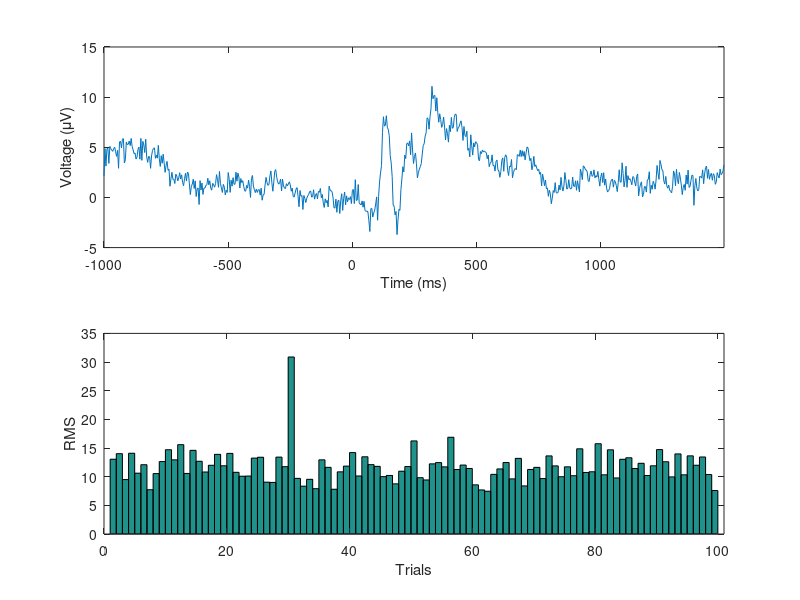

Recreate this plot in MATLAB. (Note: this script raises an error after producing the figure.)
%% Matlab for Brain and Cognitive Scientists
% Matlab code for Chapter 21
% Mike X Cohen
% 
% This code accompanies the book 
%      "Matlab for Brain and Cognitive Scientists" (MIT Press, 2017).
% Using the code without following the book may lead to confusion, 
% incorrect data analyses, and misinterpretations of results. 
% Mike X Cohen assumes no responsibility for incorrect use of this code. 

%% basic RMS on empirical data

load eeg1

% compute RMS. pretty simple.
rmsx = sqrt( mean( eeg.^2 ,1) );

% plot the time-domain average response
figure(1), clf
subplot(211)
plot(EEGtime,mean(eeg,2))
xlabel('Time (ms)')
ylabel('Voltage (\muV)')
set(gca,'xlim',EEGtime([1 end]))

% bar plot of the RMS per trial. Notice anything striking?
subplot(212)
bar(rmsx,'histc')
ylabel('RMS')
xlabel('Trials')
set(gca,'xlim',[0 size(eeg,2)+2])

%% RMS over space per time point

load ../sampleEEGdata

% compute RMS per trial or on trial-average
rmsx_trials = squeeze( sqrt( mean( EEG.data.^2 ,1) ) );
rmsx_averag = squeeze( sqrt( mean( mean(EEG.data,3).^2 ,1) ) );

% and plot
figure(2), clf
plot(EEG.times,mean(rmsx_trials,2),EEG.times,rmsx_averag)
legend({'All trials';'Trial average'})
xlabel('Time (ms)'), ylabel('\muV^2')

%% DFA on human task data

% load data
load behaviorData.mat

N = length(perfdat);

% setup parameters
nScales = 20;
ranges  = [1 400]*srate;
scales  = ceil(logspace(log10(ranges(1)),log10(ranges(2)),nScales));
rmses   = zeros(size(scales));

% plot the data
figure(3), clf
subplot(211)
plot(timevec/60,perfdat)
xlabel('Time (minutes)'), ylabel('Performance')
set(gca,'ytick',[-1 1],'yticklabel',{'error';'correct'},'ylim',[-1.1 1.1],'xlim',timevec([1 end])/60)

% integrate data
perfdat = cumsum(perfdat(:)-mean(perfdat));

% and show that for comparison
subplot(212)
plot(timevec/60,perfdat)
set(gca,'xlim',timevec([1 end])/60)
xlabel('Time (minutes)')


% qualitative demonstration of self-similar behavior
figure(4), clf
for i=1:4
    subplot(4,1,i)
    plot(timevec/60,detrend(perfdat))
end
%
subplot(411), set(gca,'xlim',[0 40])
subplot(412), set(gca,'xlim',[25 29])
subplot(413), set(gca,'xlim',[27 27.4])
subplot(414), set(gca,'xlim',[27.2 27.24])

%% an aside on detrend...

% 200 points, because why not?
n = 200;

% random noise plus a linear trend
d = randn(1,n) + linspace(-3,10,n);

figure(5), clf
plot(1:n,d, 1:n, detrend(d) )
legend({'Original';'Detrended'})

%% compute RMS over different time scales

%
for scalei = 1:length(scales)
    
    % epoch
    n = floor(N/scales(scalei)); % number of epochs
    epochs = reshape( perfdat(1:n*scales(scalei)) ,scales(scalei),n)';
    
    % detrend
    depochs = detrend(epochs')';
    % note the effect of detrending:
    %clf, subplot(211), plot(epochs'), subplot(212), plot(depochs')
    
    % RMS and average
    rmses(scalei) = mean( sqrt( mean(depochs.^2,1) ) );
end


% fit a linear model to quantify scaling exponent
A = [ ones(length(scales),1) log10(scales)' ];
dfa = (A'*A) \ (A'*log10(rmses)');

% plot the 'linear' fit (in log-log space)
figure(6), clf
plot(log10(scales/srate),log10(rmses),'ks','linew',3,'markerfacecolor','w','markersize',18)

hold on
plot(log10(scales/srate),dfa(1)+dfa(2)*log10(scales),'k--','linew',2)

%% now repeat the procedure using DMA

for scalei = 1:length(scales)
    
    % create kernel for this scale
    nConv  = N+scales(scalei)-1;
    kernel = fft(ones(scales(scalei),1)/scales(scalei),nConv);
    hfKrn  = floor(scales(scalei)/2)+1; % half of kernel
    
    % mean-smooth as convolution
    convres = ifft( fft(perfdat,nConv) .* kernel );
    convres = convres(hfKrn:end-hfKrn+1+mod(nConv,2));
    
    residX = perfdat - convres;
    
    
    n = floor(N/scales(scalei)); % number of epochs
    epochs = reshape(residX(1:n*scales(scalei)),scales(scalei),n)';
    rmses(scalei) = mean( sqrt( mean(epochs.^2,1) ) );
end

dma = (A'*A) \ (A'*log10(rmses)');


h1 = plot(log10(scales/srate),log10(rmses),'kd','linew',3,'markerfacecolor','w','markersize',18);

hold on
h2 = plot(log10(scales/srate),dma(1)+dma(2)*log10(scales),'k--','linew',2);

legend({'Data (DFA)';[ 'Fit (DFA m=' num2str(dfa(2)) ')' ];...
        'Data (DMA)';[ 'Fit (DMA m=' num2str(dma(2)) ')' ]})
xlabel('log10(Scales)')
ylabel('log10(RMS)')

set(h1,'color',ones(1,3)*.6)
set(h2,'color',ones(1,3)*.6)
set(gca,'xlim',[-.1 2.8],'ylim',[1.2 4.1])

%% local vs. global maximum using max

% create signal
perfdat = -40:.01:120;
signal = 3*sin(perfdat)./perfdat + sin(perfdat-20)./(perfdat-20);

figure(7), clf
plot(perfdat,signal,'k.-','linew',2)
xlabel('X'), ylabel('Y')
title('Two sincs, in synch')

% global maximum
[maxGval,maxGidx] = max(signal);
hold on
plot(perfdat(maxGidx),maxGval,'kv','linew',3,'markersize',15,'markerfacecolor','r')

% local maximum in specified range
range4max = [10 40];

rangeidx = dsearchn(perfdat',range4max');

[maxLval,maxLidx] = max(signal(rangeidx(1):rangeidx(2)));
% is this accurate??
plot(perfdat(maxLidx+rangeidx(1)),maxLval,'kv','linew',3,'markersize',15,'markerfacecolor','g')
zoom on

%% local minima/maxima

% find local maxima
peeks = find(diff(sign(diff(signal)))<0)+1;

[~,idx] = sort(signal(peeks));
peeks(idx(end-1:end)) = [];

plot(perfdat(peeks),signal(peeks),'ro','linew',2,'markersize',10,'markerfacecolor','y')

%% end.

